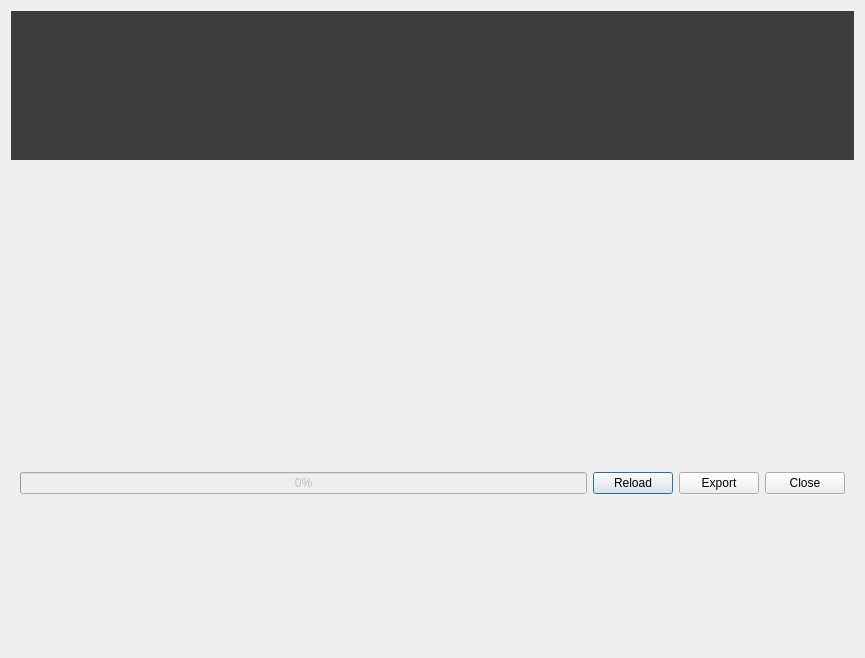
<?xml version="1.0" encoding="UTF-8"?>
<ui version="4.0">
 <class>ADCDialog</class>
 <widget class="QDialog" name="ADCDialog">
  <property name="geometry">
   <rect>
    <x>0</x>
    <y>0</y>
    <width>865</width>
    <height>658</height>
   </rect>
  </property>
  <property name="windowTitle">
   <string>ADC Sampler</string>
  </property>
  <property name="windowIcon">
   <iconset>
    <normaloff>img/adc.png</normaloff>img/adc.png</iconset>
  </property>
  <layout class="QVBoxLayout" name="verticalLayout_2">
   <property name="bottomMargin">
    <number>9</number>
   </property>
   <item>
    <widget class="QWidget" name="mainWidget" native="true">
     <property name="minimumSize">
      <size>
       <width>0</width>
       <height>200</height>
      </size>
     </property>
     <layout class="QHBoxLayout" name="horizontalLayout_2">
      <property name="margin">
       <number>0</number>
      </property>
      <item>
       <widget class="QWidget" name="chartContainer" native="true">
        <property name="minimumSize">
         <size>
          <width>500</width>
          <height>300</height>
         </size>
        </property>
        <property name="styleSheet">
         <string notr="true">border-color: rgb(6, 6, 6);</string>
        </property>
        <layout class="QVBoxLayout" name="verticalLayout">
         <property name="spacing">
          <number>3</number>
         </property>
         <property name="margin">
          <number>0</number>
         </property>
         <item>
          <widget class="QWidget" name="chartCanvasWidget" native="true">
           <property name="styleSheet">
            <string notr="true">background-color: rgb(61, 61, 61);</string>
           </property>
           <layout class="QVBoxLayout" name="verticalLayout_3">
            <property name="spacing">
             <number>0</number>
            </property>
            <property name="leftMargin">
             <number>6</number>
            </property>
            <property name="topMargin">
             <number>0</number>
            </property>
            <property name="rightMargin">
             <number>6</number>
            </property>
            <property name="bottomMargin">
             <number>0</number>
            </property>
           </layout>
          </widget>
         </item>
         <item>
          <widget class="QWidget" name="toolbarCanvasContainer" native="true">
           <property name="autoFillBackground">
            <bool>false</bool>
           </property>
           <property name="styleSheet">
            <string notr="true"/>
           </property>
           <layout class="QHBoxLayout" name="horizontalLayout_4">
            <property name="spacing">
             <number>6</number>
            </property>
            <property name="margin">
             <number>0</number>
            </property>
            <item>
             <widget class="QWidget" name="toolbarCanvasWidget" native="true">
              <property name="minimumSize">
               <size>
                <width>450</width>
                <height>0</height>
               </size>
              </property>
              <layout class="QHBoxLayout" name="horizontalLayout_3">
               <property name="margin">
                <number>0</number>
               </property>
              </layout>
             </widget>
            </item>
           </layout>
          </widget>
         </item>
        </layout>
       </widget>
      </item>
     </layout>
    </widget>
   </item>
   <item>
    <spacer name="verticalSpacer">
     <property name="orientation">
      <enum>Qt::Vertical</enum>
     </property>
     <property name="sizeHint" stdset="0">
      <size>
       <width>20</width>
       <height>40</height>
      </size>
     </property>
    </spacer>
   </item>
   <item>
    <widget class="QWidget" name="controlWidget" native="true">
     <layout class="QHBoxLayout" name="horizontalLayout">
      <property name="leftMargin">
       <number>9</number>
      </property>
      <property name="topMargin">
       <number>0</number>
      </property>
      <property name="rightMargin">
       <number>9</number>
      </property>
      <property name="bottomMargin">
       <number>0</number>
      </property>
      <item>
       <widget class="QProgressBar" name="progressBar">
        <property name="enabled">
         <bool>false</bool>
        </property>
        <property name="value">
         <number>0</number>
        </property>
       </widget>
      </item>
      <item>
       <widget class="QPushButton" name="reloadButton">
        <property name="text">
         <string>Reload</string>
        </property>
        <property name="icon">
         <iconset>
          <normaloff>img/reload.png</normaloff>img/reload.png</iconset>
        </property>
       </widget>
      </item>
      <item>
       <widget class="QPushButton" name="exportButton">
        <property name="text">
         <string>Export</string>
        </property>
        <property name="icon">
         <iconset>
          <normaloff>img/matlab.png</normaloff>img/matlab.png</iconset>
        </property>
       </widget>
      </item>
      <item>
       <widget class="QPushButton" name="okButton">
        <property name="text">
         <string>Close</string>
        </property>
        <property name="icon">
         <iconset>
          <normaloff>img/check.png</normaloff>img/check.png</iconset>
        </property>
       </widget>
      </item>
     </layout>
    </widget>
   </item>
   <item>
    <spacer name="verticalSpacer_2">
     <property name="orientation">
      <enum>Qt::Vertical</enum>
     </property>
     <property name="sizeHint" stdset="0">
      <size>
       <width>20</width>
       <height>40</height>
      </size>
     </property>
    </spacer>
   </item>
  </layout>
 </widget>
 <resources/>
 <connections/>
</ui>
